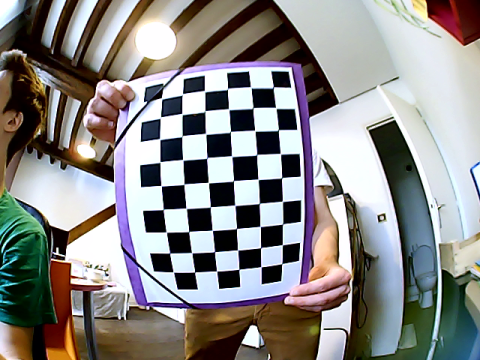
#> input picture Python/Thomas/data/calib/calib0.png, 480 x 360 px; its folder holds 4 pictures in this run
$ python calibration.py
#> lines starting #> are read from the running program, lines starting #| are printed output that depends on the picture
#!/usr/bin/env python3
# -*- coding: utf-8 -*-
"""
Created on Tue Apr 16 13:59:09 2019

@author: thomaspaita
"""

import numpy as np
import cv2
import glob
import matplotlib.pyplot as plt

#le nombre de colonne et de ligne doit être exactement le nombre
#de coin intérieur de la mire de calibration
c = 9
l = 6

# termination criteria
criteria = (cv2.TERM_CRITERIA_EPS + cv2.TERM_CRITERIA_MAX_ITER, 30, 0.001)

# prepare object points, like (0,0,0), (1,0,0), (2,0,0) ....,(6,5,0)
objp = np.zeros((l*c,3), np.float32)
objp[:,:2] = np.mgrid[0:c,0:l].T.reshape(-1,2)*27

# Arrays to store object points and image points from all the images.
objpoints = [] # 3d point in real world space
imgpoints = [] # 2d points in image plane.
gray=[]

images = glob.glob('data/calib/*.png')

for i,fname in enumerate(images):
    print(i)
    img = cv2.imread(fname)
#> img is the input picture: shape (360, 480, 3); mean B, G, R 134.8, 136.3, 138
    gray = cv2.cvtColor(img,cv2.COLOR_BGR2GRAY)
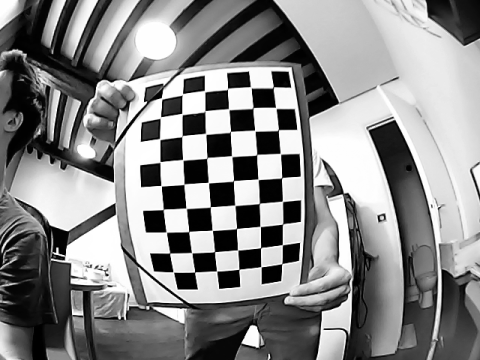
#> gray: shape (360, 480); min 0, max 255, mean 136.6

    # Find the chess board corners
    ret, corners = cv2.findChessboardCorners(gray, (c,l),cv2.CALIB_CB_NORMALIZE_IMAGE)
#> ret = True; corners = 54 rows, first 8: [273.4, 87.12], [275.8, 107.9], [278.5, 130], [280.4, 153.6], [281.7, 177.6], [282.4, 201.3], [282.5, 224.1], [282.3, 244.8]

    # If found, add object points, image points (after refining them)
    if ret == True:
        print("## Founded ##")
        objpoints.append(objp)

        corners2 = cv2.cornerSubPix(gray,corners,(11,11),(-1,-1),criteria)
#> corners2 = 54 rows, first 8: [273.3, 87.31], [275.8, 107.8], [278.3, 130], [280.3, 153.7], [281.5, 177.7], [282.5, 201.4], [282.6, 223.9], [282.3, 244.7]
        imgpoints.append(corners2)
#> pass 2 of the loop `for i,fname in enumerate(images):`:
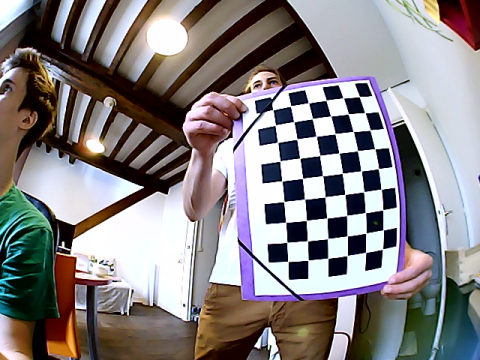
#> input picture Python/Thomas/data/calib/calib1.png, 480 x 360 px
#> img is the input picture: shape (360, 480, 3); mean B, G, R 130.5, 128.7, 133.7
#> `gray = cv2.cvtColor(img,cv2.COLOR_BGR2GRAY)`:
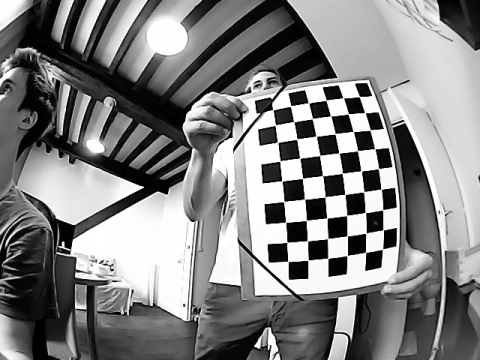
#> gray: shape (360, 480); min 0, max 255, mean 130.4
#> corners = 54 rows, first 8: [359.4, 96.6], [364.8, 112.6], [370.1, 130], [374.8, 148.8], [378.4, 168.6], [381, 189.4], [382.6, 209.9], [383.1, 229.7]
#> corners2 = 54 rows, first 8: [359.4, 96.6], [364.9, 112.6], [370.1, 130], [374.8, 148.7], [378.7, 168.5], [381.2, 189.2], [382.7, 209.8], [383.2, 229.8]
#> pass 3 of the loop `for i,fname in enumerate(images):`:
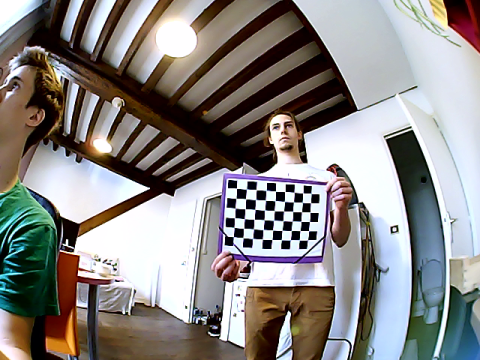
#> input picture Python/Thomas/data/calib/calib10.png, 480 x 360 px
#> img is the input picture: shape (360, 480, 3); mean B, G, R 132.3, 134.4, 137.9
#> `gray = cv2.cvtColor(img,cv2.COLOR_BGR2GRAY)`:
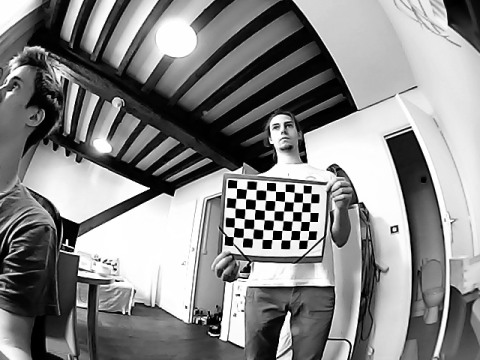
#> gray: shape (360, 480); min 0, max 255, mean 135.2
#> corners = 54 rows, first 8: [236.5, 188.3], [246.5, 189], [256.2, 189.7], [266, 190.4], [275.5, 191.1], [284.8, 191.5], [294.1, 192.3], [302.8, 192.9]
#> corners2 = 54 rows, first 8: [240.9, 193.4], [240.9, 193.4], [250.4, 194.3], [271.4, 192], [276.3, 192], [279.8, 192], [293.9, 192.7], [303, 192.8]
#> the loop made 4 passes; the first 3 are shown

        # [14 lines of commented-out code are left out]
ret, mtx, dist, rvecs, tvecs = cv2.calibrateCamera(objpoints, imgpoints, gray.shape[::-1],None,None)

#np.savetxt("data/camDist2.txt", dist)
#np.savetxt("data/camMatrix2.txt", mtx)

"""
img = cv2.imread(images[2])
plt.imshow(cv2.cvtColor(img, cv2.COLOR_BGR2RGB))

# undistort
dst = cv2.undistort(img, mtx, dist, None)

# crop the image
plt.imshow(cv2.cvtColor(dst, cv2.COLOR_BGR2RGB))

#Compute error
mean_error = 0
tot_error=0
for i in range(len(objpoints)):
    imgpoints2, _ = cv2.projectPoints(objpoints[i], rvecs[i], tvecs[i], mtx, dist)
    error = cv2.norm(imgpoints[i],imgpoints2, cv2.NORM_L2)/len(imgpoints2)
    tot_error += error
    mean_error= tot_error/len(objpoints)

print ("total error: ", mean_error)
"""
